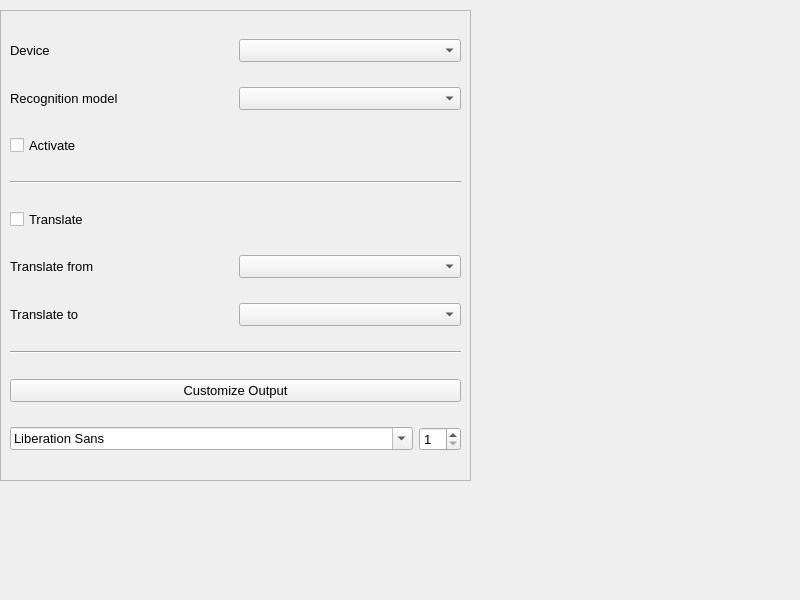
<?xml version="1.0" encoding="UTF-8"?>
<ui version="4.0">
 <class>SettingsWindow</class>
 <widget class="QMainWindow" name="SettingsWindow">
  <property name="geometry">
   <rect>
    <x>0</x>
    <y>0</y>
    <width>800</width>
    <height>600</height>
   </rect>
  </property>
  <property name="windowTitle">
   <string>Settings</string>
  </property>
  <widget class="QWidget" name="centralwidget">
   <widget class="QScrollArea" name="ScrollArea">
    <property name="geometry">
     <rect>
      <x>0</x>
      <y>10</y>
      <width>471</width>
      <height>471</height>
     </rect>
    </property>
    <property name="widgetResizable">
     <bool>true</bool>
    </property>
    <widget class="QWidget" name="scrollAreaWidgetContents">
     <property name="geometry">
      <rect>
       <x>0</x>
       <y>0</y>
       <width>469</width>
       <height>469</height>
      </rect>
     </property>
     <layout class="QVBoxLayout" name="verticalLayout">
      <item>
       <layout class="QHBoxLayout" name="horizontalLayout_2">
        <item>
         <widget class="QLabel" name="deviceLabel">
          <property name="sizePolicy">
           <sizepolicy hsizetype="Preferred" vsizetype="Maximum">
            <horstretch>0</horstretch>
            <verstretch>0</verstretch>
           </sizepolicy>
          </property>
          <property name="font">
           <font>
            <pointsize>10</pointsize>
           </font>
          </property>
          <property name="text">
           <string>Device</string>
          </property>
         </widget>
        </item>
        <item>
         <widget class="QComboBox" name="deviceComboBox">
          <property name="font">
           <font>
            <pointsize>10</pointsize>
           </font>
          </property>
         </widget>
        </item>
       </layout>
      </item>
      <item>
       <layout class="QHBoxLayout" name="horizontalLayout">
        <item>
         <widget class="QLabel" name="modelLabel">
          <property name="sizePolicy">
           <sizepolicy hsizetype="Preferred" vsizetype="Maximum">
            <horstretch>0</horstretch>
            <verstretch>0</verstretch>
           </sizepolicy>
          </property>
          <property name="font">
           <font>
            <pointsize>10</pointsize>
           </font>
          </property>
          <property name="text">
           <string>Recognition model</string>
          </property>
         </widget>
        </item>
        <item>
         <widget class="QComboBox" name="modelComboBox">
          <property name="font">
           <font>
            <pointsize>10</pointsize>
           </font>
          </property>
         </widget>
        </item>
       </layout>
      </item>
      <item>
       <widget class="QCheckBox" name="activeCheckBox">
        <property name="font">
         <font>
          <pointsize>10</pointsize>
         </font>
        </property>
        <property name="text">
         <string>Activate</string>
        </property>
       </widget>
      </item>
      <item>
       <widget class="Line" name="line">
        <property name="orientation">
         <enum>Qt::Horizontal</enum>
        </property>
       </widget>
      </item>
      <item>
       <widget class="QCheckBox" name="translateCheckBox">
        <property name="font">
         <font>
          <pointsize>10</pointsize>
         </font>
        </property>
        <property name="text">
         <string>Translate</string>
        </property>
       </widget>
      </item>
      <item>
       <layout class="QHBoxLayout" name="horizontalLayout_3">
        <item>
         <widget class="QLabel" name="translateFromLabel">
          <property name="sizePolicy">
           <sizepolicy hsizetype="Preferred" vsizetype="Maximum">
            <horstretch>0</horstretch>
            <verstretch>0</verstretch>
           </sizepolicy>
          </property>
          <property name="font">
           <font>
            <pointsize>10</pointsize>
           </font>
          </property>
          <property name="text">
           <string>Translate from</string>
          </property>
         </widget>
        </item>
        <item>
         <widget class="QComboBox" name="translateFromComboBox">
          <property name="font">
           <font>
            <pointsize>10</pointsize>
           </font>
          </property>
         </widget>
        </item>
       </layout>
      </item>
      <item>
       <layout class="QHBoxLayout" name="horizontalLayout_4">
        <item>
         <widget class="QLabel" name="translateToLabel">
          <property name="sizePolicy">
           <sizepolicy hsizetype="Preferred" vsizetype="Maximum">
            <horstretch>0</horstretch>
            <verstretch>0</verstretch>
           </sizepolicy>
          </property>
          <property name="font">
           <font>
            <pointsize>10</pointsize>
           </font>
          </property>
          <property name="text">
           <string>Translate to</string>
          </property>
         </widget>
        </item>
        <item>
         <widget class="QComboBox" name="translateToComboBox">
          <property name="font">
           <font>
            <pointsize>10</pointsize>
           </font>
          </property>
         </widget>
        </item>
       </layout>
      </item>
      <item>
       <widget class="Line" name="line_2">
        <property name="orientation">
         <enum>Qt::Horizontal</enum>
        </property>
       </widget>
      </item>
      <item>
       <layout class="QHBoxLayout" name="horizontalLayout_5">
        <item>
         <widget class="QPushButton" name="customizePshButton">
          <property name="font">
           <font>
            <pointsize>10</pointsize>
           </font>
          </property>
          <property name="text">
           <string>Customize Output</string>
          </property>
         </widget>
        </item>
       </layout>
      </item>
      <item>
       <layout class="QHBoxLayout" name="horizontalLayout_6">
        <item>
         <widget class="QFontComboBox" name="fontComboBox">
          <property name="font">
           <font>
            <pointsize>10</pointsize>
           </font>
          </property>
         </widget>
        </item>
        <item>
         <widget class="QSpinBox" name="fontSpinBox">
          <property name="sizePolicy">
           <sizepolicy hsizetype="Maximum" vsizetype="Fixed">
            <horstretch>0</horstretch>
            <verstretch>0</verstretch>
           </sizepolicy>
          </property>
          <property name="font">
           <font>
            <pointsize>10</pointsize>
           </font>
          </property>
          <property name="minimum">
           <number>1</number>
          </property>
         </widget>
        </item>
       </layout>
      </item>
     </layout>
    </widget>
   </widget>
  </widget>
 </widget>
 <resources/>
 <connections/>
</ui>
